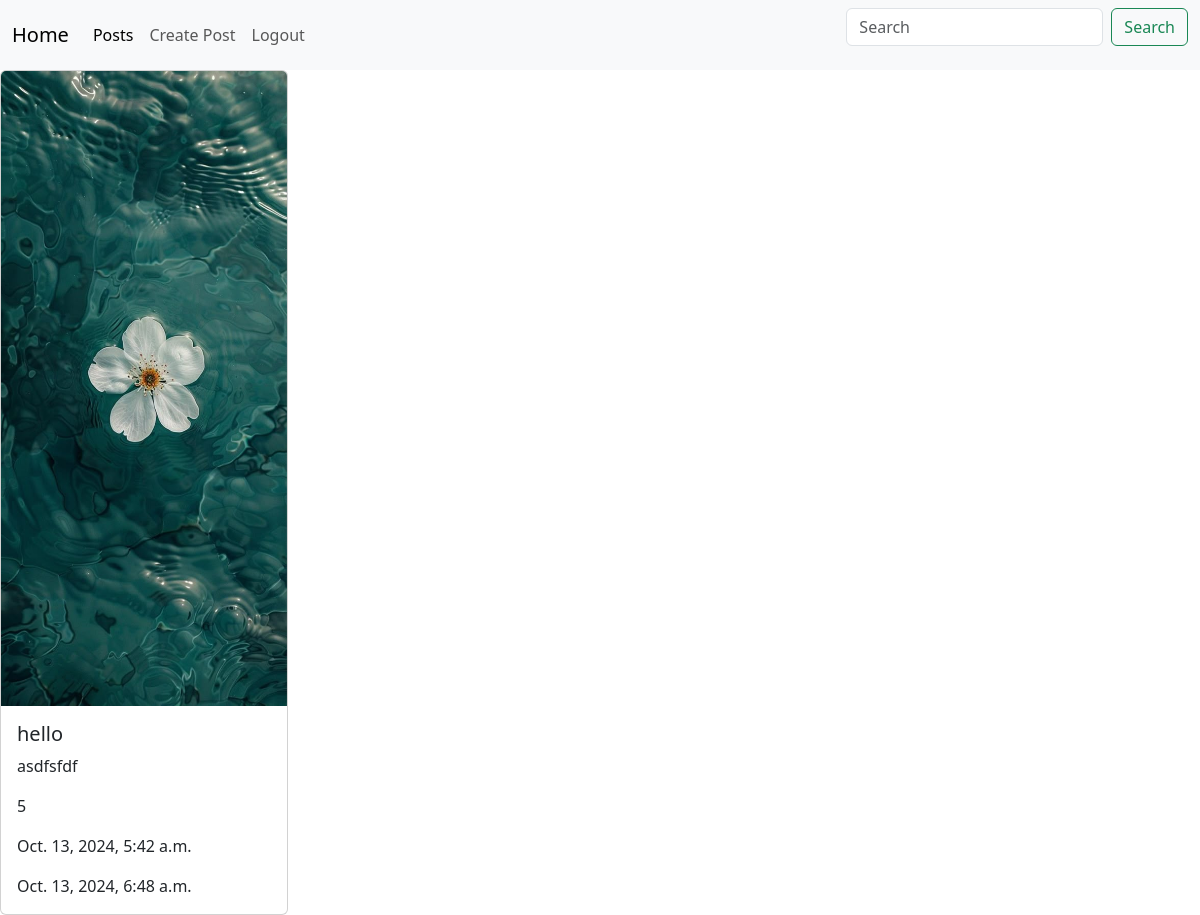
Before: /posts/3/ (signed in) with the older database file.
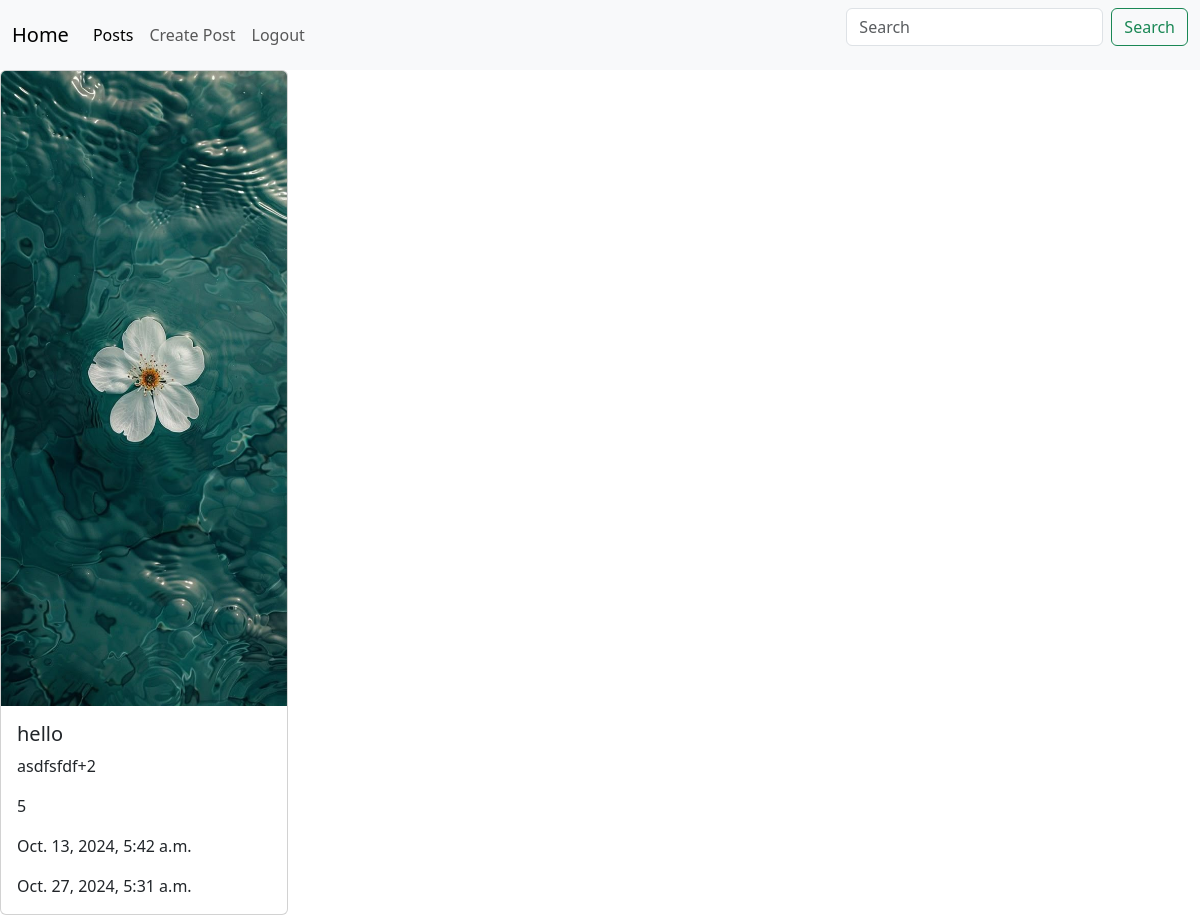
After: the same page with the newer database file.
### posts/models.py (models this page shows, shortened)
class Post(models.Model):
    author = models.ForeignKey(User, on_delete=models.CASCADE, related_name='posts', null=True)
    image = models.ImageField(null=True, blank=True)
    title = models.CharField(max_length=100)
    content = models.TextField(null=True, blank=True)
    rate =models.IntegerField(default=0)
    created_at = models.DateTimeField(auto_now_add=True)
    updated_at = models.DateTimeField(auto_now=True)
    tags = models.ManyToManyField(Tag, related_name='posts')
    category = models.ForeignKey(Category, related_name='posts', on_delete=models.CASCADE, null=True)

### posts/views.py (the view)
# urls.py: path('posts/<int:post_id>/', detail_view),
@login_required(login_url='/login/')
def detail_view(request, post_id):
    post = Post.objects.get(id=post_id)
    return render(request, 'posts/post_detail.html', {'post': post})

### templates/posts/post_detail.html (shortened to what this page needs)
{% extends 'base.html'%}
{%block content%}
<div class="card" style="width: 18rem;">
  {%  if post.image%}
  <img src="{{post.image.url}}" class="card-img-top" alt="...">
    {%else%}
      <img src="/placeholder.jpg">
    {%endif%}
  <div class="card-body">
    <h5 class="card-title">{{post.title}}</h5>
    <p class="card-text">{{post.content}}</p>
      <p class="card-text">{{post.rate}}</p>
      <p class="card-text">{{post.created_at}}</p>
      <p class="card-text">{{post.updated_at}}</p>
  </div>
</div>
{%endblock%}

Changed rows visible on the page:
changed Post "hello": content "asdfsfdf" → "asdfsfdf+2"; updated_at "Oct. 13, 2024, 6:48 a.m." → "Oct. 27, 2024, 5:31 a.m."
